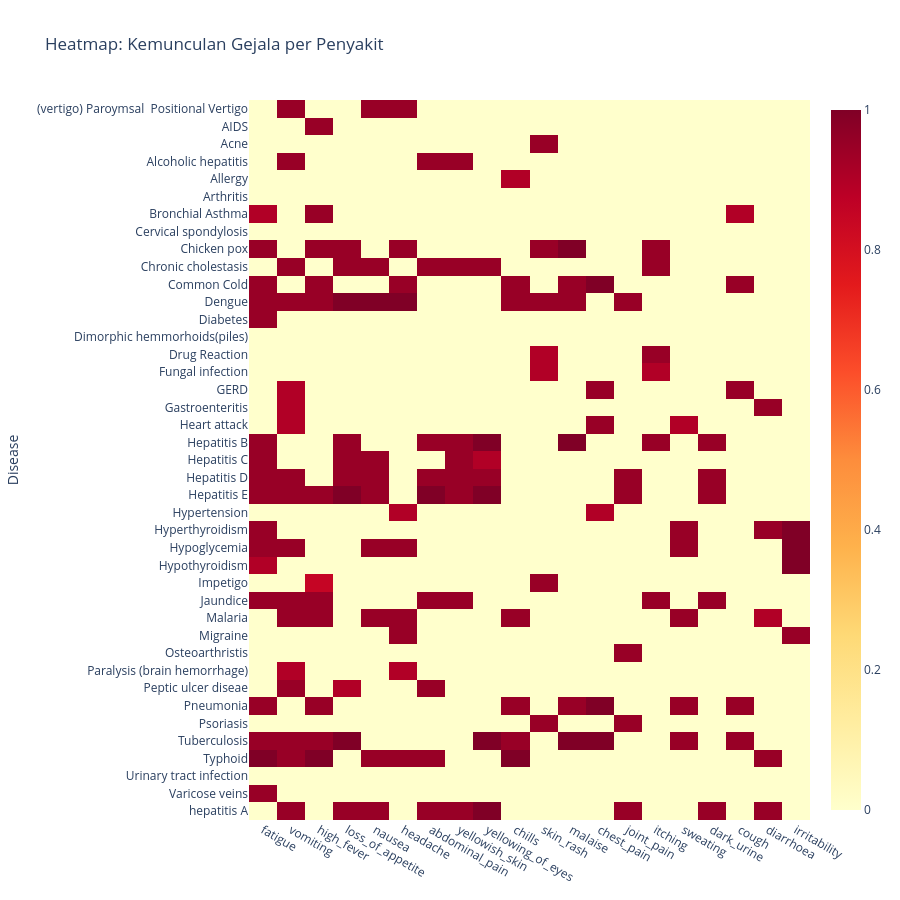

Notebook cell for this chart:
### Code cell
# Ambil top 20 gejala
top_symptoms = df_encoded[all_symptoms].sum().sort_values(ascending=False).head(20).index.tolist()

# Hitung rata-rata kemunculan gejala per penyakit
heatmap_data = df_encoded.groupby('Disease')[top_symptoms].mean()

fig = px.imshow(heatmap_data,
                title='Heatmap: Kemunculan Gejala per Penyakit',
                color_continuous_scale='YlOrRd',
                aspect='auto')

fig.update_layout(height=900)
fig.show()

### Figure 1 — Plotly figure (JSON) as saved in the notebook; plotly's stock layout.template omitted (floating-point values rounded to 4 significant figures; data arrays with more than 128 entries replaced by an {"elided": "..."} marker saying what was removed)
{"data": [{"coloraxis": "coloraxis", "hovertemplate": "x: %{x}<br>Disease: %{y}<br>color: %{z}<extra></extra>", "name": "0", "type": "heatmap", "x": ["fatigue", "vomiting", "high_fever", "loss_of_appetite", "nausea", "headache", "abdominal_pain", "yellowish_skin", "yellowing_of_eyes", "chills", "skin_rash", "malaise", "chest_pain", "joint_pain", "itching", "sweating", "dark_urine", "cough", "diarrhoea", "irritability"], "xaxis": "x", "y": ["(vertigo) Paroymsal  Positional Vertigo", "AIDS", "Acne", "Alcoholic hepatitis", "Allergy", "Arthritis", "Bronchial Asthma", "Cervical spondylosis", "Chicken pox", "Chronic cholestasis", "Common Cold", "Dengue", "Diabetes", "Dimorphic hemmorhoids(piles)", "Drug Reaction", "Fungal infection", "GERD", "Gastroenteritis", "Heart attack", "Hepatitis B", "Hepatitis C", "Hepatitis D", "Hepatitis E", "Hypertension", "Hyperthyroidism", "Hypoglycemia", "Hypothyroidism", "Impetigo", "Jaundice", "Malaria", "Migraine", "Osteoarthristis", "Paralysis (brain hemorrhage)", "Peptic ulcer diseae", "Pneumonia", "Psoriasis", "Tuberculosis", "Typhoid", "Urinary tract infection", "Varicose veins", "hepatitis A"], "yaxis": "y", "z": {"elided": "41x20 float values"}}], "layout": {"coloraxis": {"colorscale": [[0, "rgb(255,255,204)"], [0.125, "rgb(255,237,160)"], [0.25, "rgb(254,217,118)"], [0.375, "rgb(254,178,76)"], [0.5, "rgb(253,141,60)"], [0.625, "rgb(252,78,42)"], [0.75, "rgb(227,26,28)"], [0.875, "rgb(189,0,38)"], [1, "rgb(128,0,38)"]]}, "height": 900, "title": {"text": "Heatmap: Kemunculan Gejala per Penyakit"}, "xaxis": {"anchor": "y", "domain": [0, 1]}, "yaxis": {"anchor": "x", "autorange": "reversed", "domain": [0, 1], "title": {"text": "Disease"}}}}
